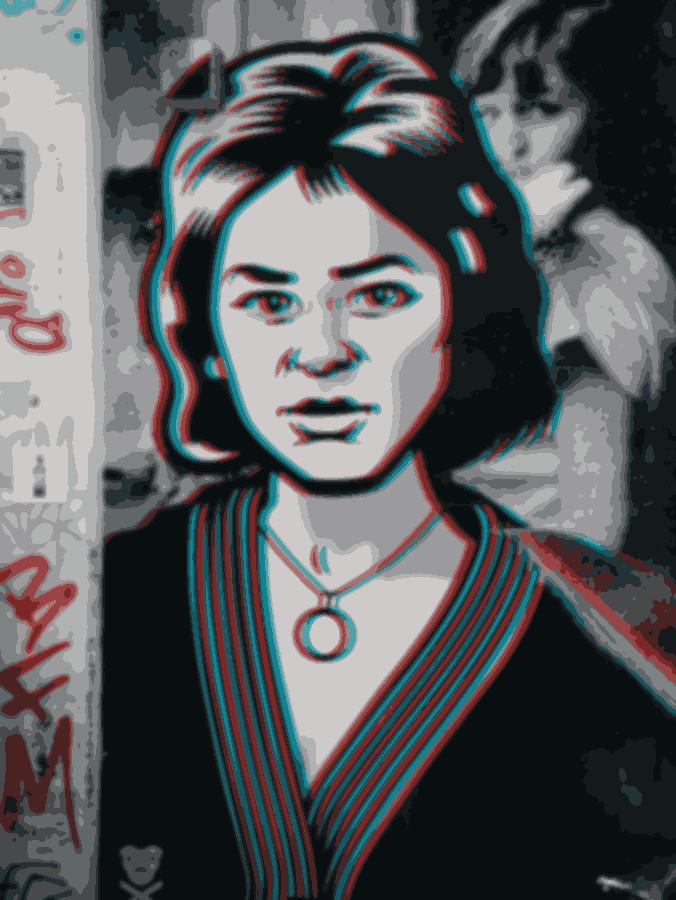
#> input picture images/output/3d_woman_recolorized.jpg, 676 x 900 px; its folder holds only this picture in this run
$ python main.py
#> lines starting #> are read from the running program, lines starting #| are printed output that depends on the picture; after the words box and inside, x2 and y2 are one past the last pixel; in counts of white or black regions, pixels touching at a corner belong together
### src/utils.py
import imageio
import numpy as np
import math


def load_image(image_path):
    """
    Receive a image path and return a numpy array with with type np.uint8.
    """
    return imageio.imread(image_path).astype(np.uint8)

# [6 lines left out: function save_image, not called in this run]

def image_downsampling(image, max_size=1024):
    """
    Receive a image and return a copy with preserved proportions and max width
    or height equal or less @max_size. Return the copy to the user.
    Implemented methods: 'avg', 'median', 'min', 'max'
    """
    # armazenando as dimensoes da imagem
    shapeN = image.shape[0]
    shapeM = image.shape[1]
    comp = image.shape[2]

    if shapeN <= max_size and shapeM <= max_size:
        # se as dimensoes da imagem já são menores do que max_size
        # retorna a imagem, sem fazer alteracoes
        return image

    # se o lado maior eh N (formato retrato)
    if shapeN > shapeM:
        # descobrindo a dimensao da nova imagem
        newN = max_size
        newM = math.floor(newN / shapeN * shapeM)
    # se o lado maior eh M (formato paisagem)
    else:
        # descobrindo a dimensao da nova imagem
        newM = max_size
        newN = math.floor(newM / shapeM * shapeN)

    # Criacao da imagem amostrada (sampling) de tamanho newN x newM
    imageSamp = np.zeros((newN,newM,comp)).astype(np.uint8)

    # preenchimento da nova imagem
    stepX = shapeN/float(newN)
    stepY = shapeM/float(newM)
    for x in range(newN):
        for y in range(newM):
            imageSamp[x,y] = image[math.floor(x*stepX),math.floor(y*stepY)]

    return imageSamp

# [23 lines left out: functions image_minmax_norm, image_pixel_clip, image_to_grayscale, not called in this run]

### src/quantization.py
import imageio
import numpy as np
from sklearn.cluster import KMeans

# [9 lines left out: function image_bitshift, not called in this run]


def palette_kmeans(image, N):
    """
    Use Kmeans learning method to get a collor pallete of N
    colors. Also return the recolorized image, label map and the model

    Returns:
        palette, image_recolorized, labels_map, kmeans
    """

    # Pré-proccess: precisamos mudar a imagem de (N,N,3) p/ (N²,3)
    image_inline =  image.reshape(-1,3)

    # Training the model
    kmeans = KMeans(n_clusters=N, max_iter=300)
    kmeans.fit(image_inline)

    # Return Collor pallete (np.array)
    palette = kmeans.cluster_centers_

    # Reconstruct the image with the N colors
    image_labels = kmeans.predict(image_inline)
    image_labels = image_labels.reshape((image.shape[0], image.shape[1]))
    image_output = np.zeros(image.shape)

    for i in range(image.shape[0]):
        for j in range(image.shape[1]):
            image_output[i,j,:] = palette[image_labels[i,j]]

    return palette, image_output, image_labels, kmeans


# Search for anothers interesting methods :)

### src/segmentation.py
import numpy as np

# [56 lines left out: functions threshold_segmentation, otsu_segmentation, labels_to_edges, not called in this run]

def labels_to_edges_thin(labels):
    """
    labels_to_edges optimized to avoid thick edges.
    Create the edgmap running labels line by line.
    """

    # Pre-proccess: add symetric pad to avoid corners bugs
    labels   = np.pad(labels, 1, mode="symmetric")
    edge_map = np.zeros(labels.shape, dtype=np.int32)

    # Apply Laplacian filter to detect if any 4-neighboor is diff
    # not edge -> 0 (black)
    # edge     -> 1 (white)
    # Como percorre de left-right top-down olha apenas vizinhos já percorridos (cima ou esquerda)
    for i in range(1,labels.shape[0]-1):
        for j in range(1,labels.shape[1]-1):
            # for [vi, vj] in [[i+1,j+1],[i-1,j+1],[i-1,j-1],[i+1,j-1],[i,j+1],[i,j-1],[i+1,j],[i-1,j]]:
            for [vi, vj] in [[i-1,j-1],[i-1,j],[i-1,j+1],[i,j-1]]:
                if labels[i,j] != labels[vi,vj] and edge_map[vi,vj] == 0:
                    edge_map[i,j] = 1
                    break # Already has edge neighboor

    return edge_map[1:edge_map.shape[0]-1,1:edge_map.shape[1]-1]

### main.py
#!/usr/bin/env python3
import imageio
import numpy as np
from skimage.segmentation import slic
from skimage.measure import regionprops
from scipy.ndimage import gaussian_filter

from src.utils import load_image, image_downsampling
from src.quantization import palette_kmeans
from src.segmentation import labels_to_edges_thin

def main():
    print(" _                      ___          _                   ")
    print("|_) o __ _|_    __ _     |  _  __ _ |_) _    _|_ o  _  _ ")
    print("|   | | | |_|_| | (_|    | (/_ | (_||  (/_|_| |_ | (_ (_|")
    print("~~~~~~~~~~~~~~~~~~~~~   ~~~~~~~~~~~~~~~~~~~~~~~~~~~~~~~~~\n")

    # Image loading and reading parameters
    try:
        print("[ ] 0º Step - Iniciando parâmetros...")
        image_path  = input("[+]   Caminho da imagem a ser convertida: ").rstrip()
#> the answer given: images/output/3d_woman_recolorized.jpg
        output_name = input("[+]   Nome da imagem de output: ").rstrip()
#> the answer given: out.png
        N           = int(input("[+]   Quantidade de tintas na paleta: "))
#> the answer given: 3
        use_slic    = input("[+]   Usar SLIC Segmentation? (y/n): ").strip()[0] in ["y", "s", "Y", "S"]
#> the answer given: y

        if use_slic:
            slic_comp          = int(input("[+]   SLIC Parametros - Compacidade: "))
#> the answer given: 3
            slic_n_segments    = int(input("[+]   SLIC Parametros - Qtd. de segmentos: "))
#> the answer given: 3
    except:
        print("[x] Erro: verifique se os parâmetros foram inseridos corretamente!")
        exit(0)

    # Image Loading
    try:
        print(f"[ ] 1º Step - Carregando a imagem em {image_path}...")
        image = load_image(image_path)[:,:,:3]
#> in load_image, returned value is the input picture: shape (900, 676, 3); mean R, G, B 87.7, 88.9, 91.1
    except:
        print("[x] Erro: verifique se o caminho da imagem foi inserido corretamente!")
        exit(0)

    # Image pre-proccessing
    try:
        print(f"[ ] 2º Step - Pré-processando a imagem...")
        image = image_downsampling(image)
        image_smooth = np.zeros(image.shape)
        for c in range(3):
            image_smooth[:,:,c] = gaussian_filter(image[:,:,c], sigma=2, mode='nearest')
    except:
        print("[x] Erro: ocorreu um erro durante o pré-processamento :(")
        exit(0)

    # Palette extraction
    try:
        print("[ ] 3º Step - Extração de paleta de cores com Kmeans...")
        print("[+]   Obs: a execução pode levar até 2 minutos")
        palette, image_recolorized, predicted_labels, model = palette_kmeans(image_smooth, N)
#> after the loop in palette_kmeans, `for i in range(image.shape[0]):`:
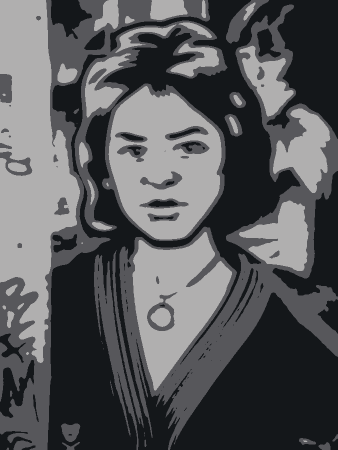
#> image_output: shape (900, 676, 3) float64 (shown at 1/2 size); mean of channels 0, 1, 2 87, 88.2, 90.3; drawn as R, G, B
#> palette = [[20.31, 23.43, 26.21], [176.7, 175.7, 176], [87.22, 87.94, 91.21]]
    except:
        print("[x] Erro: ocorreu um erro durante a extração das cores :(")
        exit(0)

    # If SLIC not used, can skip this part
    if use_slic:
        try:
            print("[ ] 4º Step - Iniciando segmentação SLIC...")
            slic_segments = slic(image_smooth, n_segments=slic_n_segments*slic_n_segments, compactness=slic_comp, max_iter=50, convert2lab=False, start_label=0)
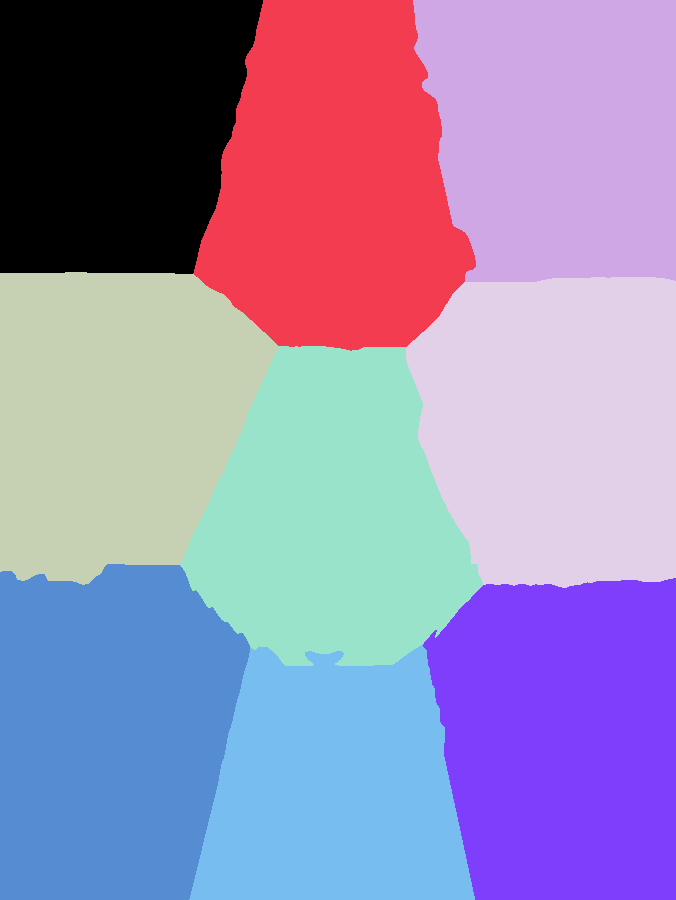
#> slic_segments: shape (900, 676) int64; 9 distinct labels, from 0 to 8; one colour per label, 0 black
            segments_properties = regionprops(slic_segments, intensity_image=image_smooth)
#> segments_properties = 8 regions; box (x1, y1, x2, y2) and area: (406, 277, 676, 588) 72583, (193, 0, 476, 351) 72123, (0, 564, 250, 900) 71647, (423, 578, 676, 900) 71410, (0, 272, 279, 585) 68996, (180, 346, 483, 666) 66698, (413, 0, 676, 282) 66009, (189, 644, 475, 900) 56171
            print("[+]   Quantidade de labels geradas: ", np.max(slic_segments)+1)
#| [+]   Quantidade de labels geradas:  9
        except:
            print("[x] Erro: ocorreu um erro durante a segmentação slic :(")
            exit(0)

        try:
            print("[ ] 5º Step - Calculando intensidade média dos segmentos...")
            mean_intensities = np.array([segments_properties[l].mean_intensity for l in range(0, len(segments_properties))])
#> mean_intensities = [[111.9, 112.5, 114], [53.71, 59.39, 61.94], [132.1, 130.3, 131.5], [77.31, 79.76, 82.1], [136, 135.7, 137.3], [55.71, 53.46, 55.75], [29.21, 31.1, 34.13], [62.25, 64.97, 68.39]]
        except:
            print("[x] Erro: erro durante cálculo das intensidades :(")
            exit(0)

        try:
            print("[ ] 6º Step - Recolorindo segmentos da imagem...")
            slic_recolorized = np.empty_like(image_smooth)

            for i in range(image_smooth.shape[0]):
                for j in range(image_smooth.shape[1]):
                    slic_recolorized[i,j,:] = mean_intensities[slic_segments[i,j]-1]
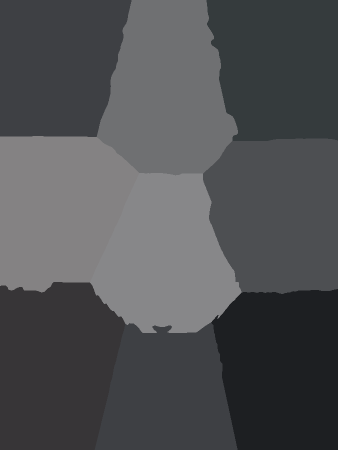
#> slic_recolorized: shape (900, 676, 3) float64 (shown at 1/2 size); mean of channels 0, 1, 2 80.4, 81.6, 83.9; drawn as R, G, B
        except:
            print("[x] Erro: ocorreu um erro durante recolorização da imagem :(")
            exit(0)

        try:
            print("[ ] 7º Step - Ajustando segmentos SLIC para a paleta de cores...")
            predicted_labels = model.predict(slic_recolorized.reshape(-1,3)).reshape((image_smooth.shape[0],image_smooth.shape[1]))
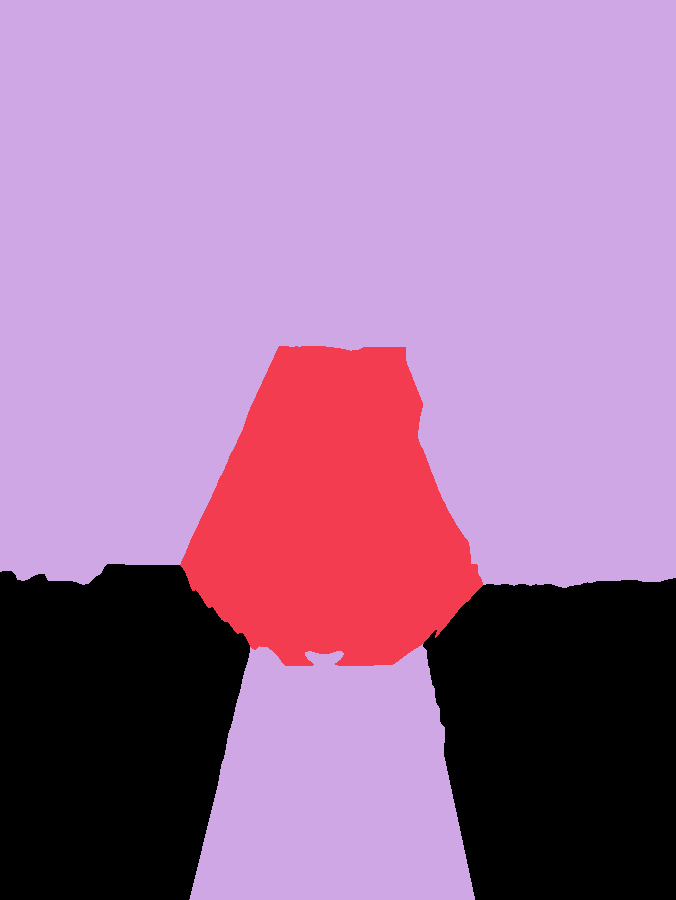
#> predicted_labels: shape (900, 676) int32; 3 distinct labels, from 0 to 2; one colour per label, 0 black
            image_recolorized = np.empty_like(image_smooth)

            for i in range(image_smooth.shape[0]):
                for j in range(image_smooth.shape[1]):
                    image_recolorized[i,j,:] = palette[predicted_labels[i,j]]
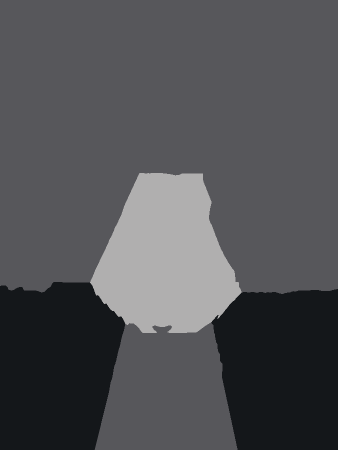
#> image_recolorized: shape (900, 676, 3) float64 (shown at 1/2 size); mean of channels 0, 1, 2 81.3, 82.4, 85.2; drawn as R, G, B
        except:
            print("[x] Erro: ocorreu um erro durante a extração das cores :(")
            exit(0)

    # Generate output images
    try:
        print("[ ] Final Step - Gerando a imagem colorível e seu preview...")
        edgesmap = labels_to_edges_thin(predicted_labels)
#> after the loop in labels_to_edges_thin, `for i in range(1,labels.shape[0]-1):`:
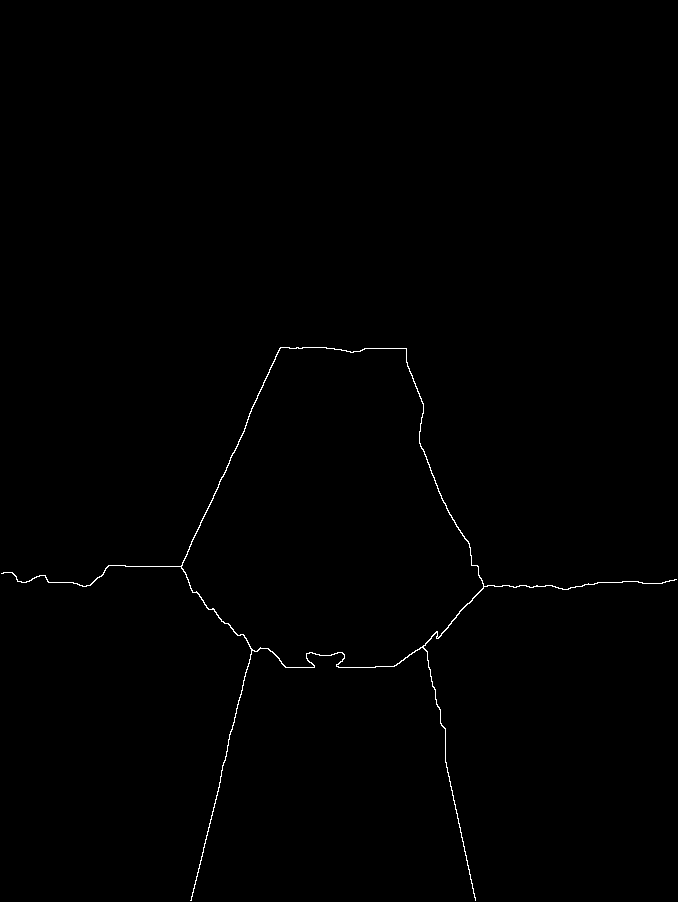
#> edge_map: shape (902, 678) int32; values 0 (black) and 1 (white), 0.4% white in thin lines or dots, all inside (x1, y1, x2, y2) = (1, 347, 677, 901)
#> edgesmap: shape (900, 676) int32; values 0 (black) and 1 (white), 0.4% white in thin lines or dots, all inside (x1, y1, x2, y2) = (0, 346, 676, 900)
        imageio.imwrite(f"./images/output/{output_name}_recolorized.jpg", image_recolorized.astype(np.uint8))
        imageio.imwrite(f"./images/output/{output_name}_edges.jpg", edgesmap.astype(np.uint8) * 255)
    except:
        print("[x] Erro: ocorreu um erro durante a criação das imagens :(")
        exit(0)

    print(f"[ ] Imagens geradas com sucesso em ./images/output/{output_name}_* :D")


if __name__ == "__main__":
    main()

$ run again, on images/output/blackandwhite_graffiti_N4_slic_recolorized.jpg
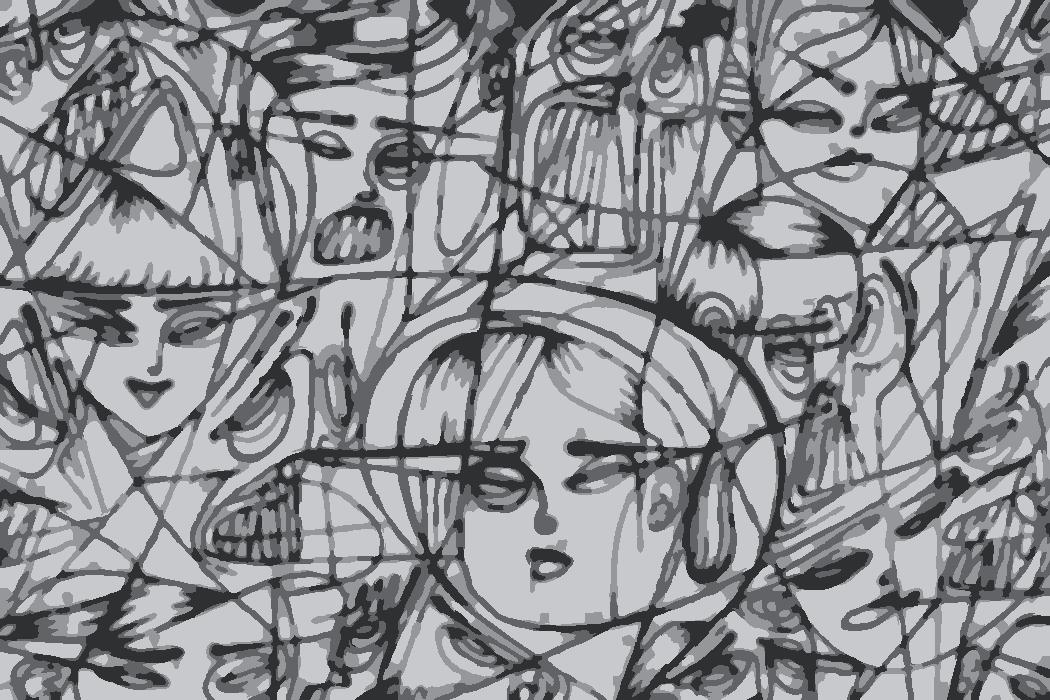
#> input picture images/output/blackandwhite_graffiti_N4_slic_recolorized.jpg, 1050 x 700 px
#> in load_image, returned value is the input picture: shape (700, 1050, 3); mean R, G, B 142.5, 143.5, 147.1
#> image_labels: shape (682, 1024) int32; 3 distinct labels, from 0 to 2
#> palette = [[189.4, 190.4, 194.3], [69.98, 70.98, 73.73], [127.2, 128.2, 131.9]]
#> in main, `slic_segments = slic(image_smooth, n_segments=slic_n_segments*slic_n_s..`:
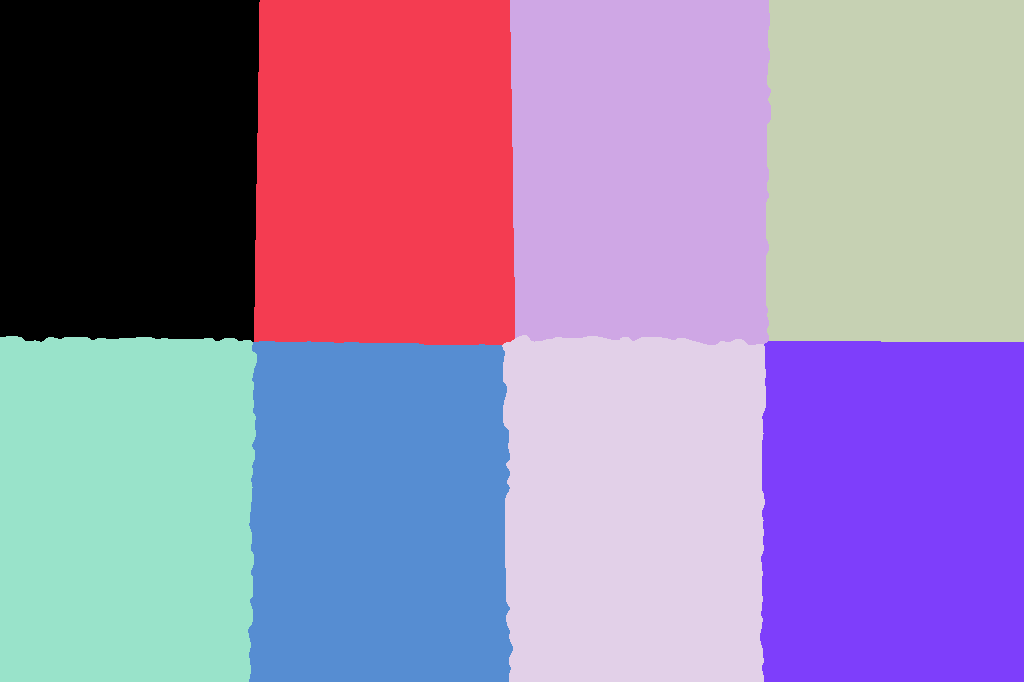
#> slic_segments: shape (682, 1024) int64; 8 distinct labels, from 0 to 7; one colour per label, 0 black
#> segments_properties = 7 regions; box (x1, y1, x2, y2) and area: (760, 341, 1024, 682) 88815, (502, 335, 766, 682) 87870, (254, 0, 515, 345) 87838, (766, 0, 1024, 342) 87514, (0, 336, 257, 682) 86717, (510, 0, 771, 345) 86588, (248, 341, 513, 682) 86113
#| [+]   Quantidade de labels geradas:  8
#> mean_intensities = [[136.7, 137.7, 141.2], [135.7, 136.7, 140.3], [142.5, 143.5, 147.1], [149.8, 150.8, 154.4], [148, 149, 152.6], [139.7, 140.7, 144.3], [143.2, 144.2, 147.9]]
#> after the loop in main, `for i in range(image_smooth.shape[0]):`:
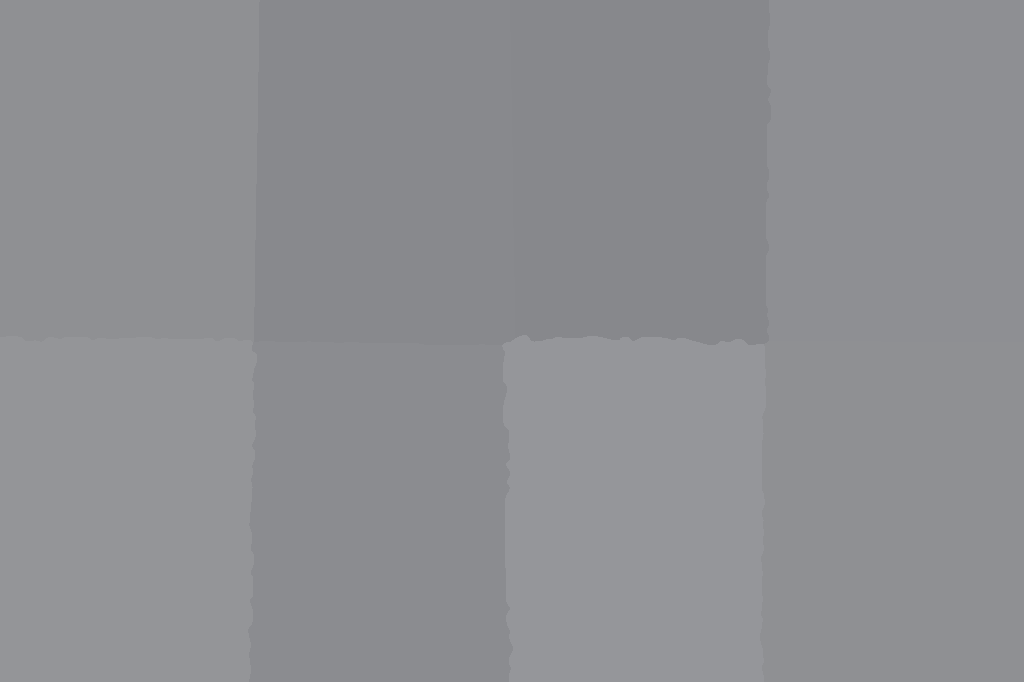
#> slic_recolorized: shape (682, 1024, 3) float64; mean of channels 0, 1, 2 142.4, 143.4, 147; drawn as R, G, B
#> predicted_labels: shape (682, 1024) int32; every value is 2
#> labels: shape (684, 1026) int32; every value is 2
#> edgesmap: shape (682, 1024) int32; every value is 0
